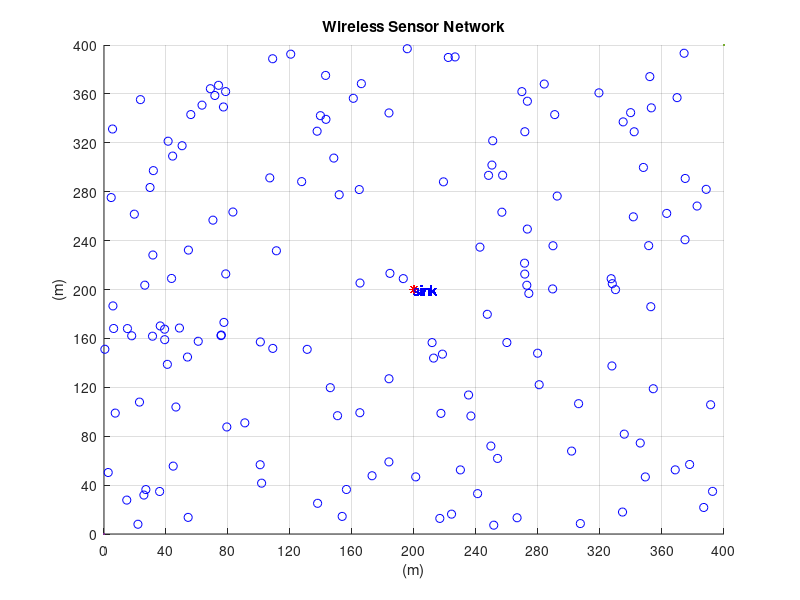

MATLAB code to generate this figure:
close all;
clear;
clc;
dfile='random_deployment.txt';
if exist(dfile,'file')
    delete(dfile);
end
diary (dfile)
diary on
%%%%%%%%%%%%%%%%%%%% Network Establishment Parameters %%%%%%%%%%%%%%%%%%%%
% Field Dimensions in meters %
%Reading network parameters from the config text file
fid = fopen('config.txt');
C = textscan(fid, '%[^= ]%*[= ]%f', 'CommentStyle', '%');
fclose(fid);
xm = C{2}(strcmp(C{1}, 'xm')); %length of the network field in x-axis
ym = C{2}(strcmp(C{1}, 'ym')); %length of the network field in y-axis
r = C{2}(strcmp(C{1}, 'r')); %transmission radius of sensor nodes
nd = C{2}(strcmp(C{1}, 'nd')); % node density of network region
packets = C{2}(strcmp(C{1}, 'packets')); %number of packets to be transmitted by the source node
%Parameter settings%
x=0;
y=0; % added for better display results of the plot
% threshold distance  %
d0=87;
%number of nodes%
n=xm*xm*nd;
% Coordinates of the Sink (location is predetermined in this simulation) %
sinkx=xm/2;
sinky=ym/2;

%%% Energy Values %%%
% Initial Energy of a Node (in Joules) % 
Eo=0.5; % units in Joules
% Energy required to run circuity (both for transmitter and receiver) %
Eelec=50*10^(-9); % units in Joules/bit
Efs=10*10^(-12);
% Transmit Amplifier Types %
Eamp=0.0013*10^(-12); % units in Joules/bit/m^2 (amount of energy spent by the amplifier to transmit the bits)
%average energy consumption
aec=0;
% Size of data package %
b=1024; % units in bits
% Suggested percentage of cluster head %
p=0.05; % a 5 percent of the total amount of nodes used in the network is proposed to give good results 
%%%%%%%%%%%%%%%%%%%%%%%%%%% End of Parameters %%%%%%%%%%%%%%%%%%%%%%%%%%%%
fprintf ( '\n Value for x-axis is %d', xm);
fprintf ( '\n Value for y-axis is:  %d', ym);
fprintf ( '\n The grid size is:  %d', r);
fprintf ( '\n The network density is:  %d', nd);
            %%% Creation of the Wireless Sensor Network %%%
% Plotting the WSN %
for i=1:n
    SN(i).id=i;	% sensor's ID number
    SN(i).x=rand(1,1)*xm;	% X-axis coordinates of sensor node
    SN(i).y=rand(1,1)*ym;	% Y-axis coordinates of sensor node
    SN(i).E=Eo;     % nodes energy levels (initially set to be equal to "Eo"
    SN(i).role=0;   % node acts as normal if the value is '0', if elected as a cluster head it  gets the value '1' (initially all nodes are normal)
    SN(i).cluster=0;	% the cluster which a node belongs to
    SN(i).cond=1;	% States the current condition of the node. when the node is operational its value is =1 and when dead =0
    SN(i).rop=0;	% number of rounds node was operational
    SN(i).rleft=0;  % rounds left for node to become available for Cluster Head election
    SN(i).dtch=0;	% nodes distance from the cluster head of the cluster in which he belongs
    SN(i).dts=0;    % nodes distance from the sink
    SN(i).tel=0;	% states how   many times the node was elected as a Cluster Head
    SN(i).rn=0;     % round node got elected as cluster head
    SN(i).chid=0;   % node ID of the cluster head which the "i" normal node belongs to
    SN(i).packets=60; %maximum number of packets that can be sent in the transmission
    SN(i).cttrsmn=0; %counter for transmission is for counting how many times the node is selected for transmission
    hold on;
    figure(1)
    plot(x,y,xm,ym,SN(i).x,SN(i).y,'ob',sinkx,sinky,'*r');
    text(sinkx, sinky,'sink', 'Color','b');
    title 'Wireless Sensor Network';
    xlabel '(m)';
    ylabel '(m)';
    grid on
    xd=40;
  tickvalues= min(x):xd:max(xm);
    set(gca, 'XTick',tickvalues);
    yd=40;
    tickValues2 = min(y):yd:max(ym);
    set(gca,'YTick',tickValues2); 
end
saveas(gcf,'randomdeployment.jpg');
xvector = 0:r:xm;
yvector = 0:r:ym;
k=r;
for i=1:n
    
    fprintf('\n for node=%d', i);
    point= [ SN(i).x,SN(i).y];
fprintf( '\n coordinates are= %d, %d ', SN(i).x, SN(i).y);
x_grid = find( xvector <= point(1), 1, 'last');
y_grid = find(yvector<= point(2), 1, 'last');
x_grid=(x_grid*k)-k;
y_grid=(y_grid*k);

SN(i).x_grid = [x_grid x_grid+k];
SN(i).y_grid = [y_grid y_grid-k];
 SN(i).upgrid= [x_grid  y_grid ];
 SN(i).lpgrid = [x_grid+k y_grid-k];
fprintf('Grid value:(%d, %d),(%d, %d) ', SN(i).x_grid(1), SN(i).y_grid(1),SN(i).x_grid(2), SN(i).y_grid(2));
end
nofrings= sinkx/k;
fprintf('\n No. of rings=%d', nofrings);
totalcells=0;total=0;
for i=1:nofrings
    R(i).no=i;
    upx=sinkx-(k*i);
    upy= sinky+(k*i);
    R(i).up=[upx, upy];
    lpx=sinkx+(k*i);
    lpy=sinky-(k*i);
    R(i).lp=[lpx ,lpy];
   fprintf('\n \n');
    fprintf('\n For %dth ring',R(i).no);
    fprintf('\n Upper coordinates are= %d, %d', R(i).up(1),R(i).up(2));
    fprintf('\n Lower coordinates are= %d ,%d', R(i).lp(1),R(i).lp(2));
    R(i).nocx= (lpx-upx)/k;            % no.of cells along x axis
    R(i).nocy= (upy-lpy)/k;            %no. of cells along y axis
    R(i).tcells= R(i).nocx*R(i).nocy;     %to calculate total cells within that specified upper and lower coords
   if i==1
    R(i).totalcells= R(i).tcells;  
   else 
       R(i).totalcells= R(i).tcells-R(i-1).tcells;  % to calculate total cells within that ring leaving out the cells in inner ring
   end
       
    fprintf('\n no. of cells= %d', R(i).totalcells);
t=1;
    
    %%%%%%%%%%%%%%%%%%%%%%%%%%%%%%%%%%%%%%%%%%%%%%%%%%%%%%%%%%%%
    %%%%%%%%%%%  finding cells within each ring along with their coords
    %%%%%%%%%%   C is a struct containing the cords of each cell in their
    %%%%%%%%%%   specific ring.
    fprintf(' \n The cells along with their upper and lower coordinates are: \n'); 
    
    for t=1: R(i).totalcells   %for  each cell inside the ring
        if(t==1)
            cux1=R(i).up(1);
            cuy1=R(i).up(2);
            R(i).C(t).up= [cux1 cuy1];
            clx2= R(i).up(1)+k;
            cly2= R(i).up(2)-k;
            R(i).C(t).lp=[clx2 cly2];
            R(i).C(t).cno=1;
            
        elseif (clx2< R(i).lp(1)) && (cuy1==R(i).up(2))
                 cux1=R(i).C(t-1).up(1)+k;
                cuy1=R(i).C(t-1).up(2);
                R(i).C(t).up= [cux1 cuy1];
                clx2= R(i).C(t-1).lp(1)+k;
                cly2= R(i).C(t-1).lp(2);
                 R(i).C(t).lp=[clx2 cly2];
                 R(i).C(t).cno=R(i).C(t-1).cno+1;
        elseif (cly2> R(i).lp(2)) && (clx2==R(i).lp(1))
                 cux1=R(i).C(t-1).up(1);
                cuy1=R(i).C(t-1).up(2)-k;
                R(i).C(t).up= [cux1 cuy1];
                clx2= R(i).C(t-1).lp(1);
                cly2= R(i).C(t-1).lp(2)-k;
                 R(i).C(t).lp=[clx2 cly2];
                 R(i).C(t).cno=R(i).C(t-1).cno+1;
        elseif (cux1 > R(i).up(1)) && (cly2==R(i).lp(2))
               cux1=R(i).C(t-1).up(1)-k;
                cuy1=R(i).C(t-1).up(2);
                R(i).C(t).up= [cux1 cuy1];
                clx2= R(i).C(t-1).lp(1)-k;
                cly2= R(i).C(t-1).lp(2);
                 R(i).C(t).lp=[clx2 cly2];
                 R(i).C(t).cno=R(i).C(t-1).cno+1;
         else
                 cux1=R(i).C(t-1).up(1);
                cuy1=R(i).C(t-1).up(2)+k;
                R(i).C(t).up= [cux1 cuy1];
                clx2= R(i).C(t-1).lp(1);
                cly2= R(i).C(t-1).lp(2)+k;
                 R(i).C(t).lp=[clx2 cly2];
                 R(i).C(t).cno=R(i).C(t-1).cno+1;
        end
        fprintf('  %dth:(%d, %d)  & (%d,%d),',R(i).C(t).cno, R(i).C(t).up(1),R(i).C(t).up(2),R(i).C(t).lp(1), R(i).C(t).lp(2));
          %%%%%%%%%to calculate the nodes within each cell%%%%%%%%%%%%%%% 
        nod=0;           %to count number of nodes inside each cell
        R(i).C(t).nodeloc=[];R(i).C(t).nodeid=[];
      for  s=1:n 
          if (SN(s).x>=R(i).C(t).up(1)) && (SN(s).x<=R(i).C(t).lp(1)) && (SN(s).y<=R(i).C(t).up(2)) && (SN(s).y>=R(i).C(t).lp(2))
          nod=nod+1; 
           R(i).C(t).nodeloc=[ R(i).C(t).nodeloc SN(s).x  SN(s).y]; % R is a struct and nodeloc stores the location of each node  within the ring 
            R(i).C(t).nodeid= [ R(i).C(t).nodeid SN(s).id];
       
          end
          R(i).C(t).nodes=nod;
      end
    end
    %%%%%%%%%%%%%%%%%%%%%%%%%%%%%%%%%%%%%%%%%%%%%%%%%%%%%%%%%%%%%%%%%%%
    %%%%%%%%%%%%%%%%%%%%%%%%%%%%%%%%%%%%%%%%%%%%%%%%%%%%%%%%%%%%%%%%%%%
    %%%calculating number of nodes within each ring and their location
    
    R(i).nodeloc=[];R(i).nodeid=[];
    count=0; %to calculate the no. of nodes within a ring
        for j=1:n                    %loop to find out nodes inside the ring
        if(i==1)
            if(SN(j).x>=R(i).up(1) & SN(j).x<=R(i).lp(1) & SN(j).y <=R(i).up(2) & SN(j).y>=R(i).lp(2))
            count=count+1;
             SN(j).rno=i;
            R(i).nodeloc=[R(i).nodeloc SN(j).x  SN(j).y]; % R is a struct and nodeloc stores the location of each node  within the ring 
            R(i).nodeid= [R(i).nodeid SN(j).id];  
%             fprintf('%dth:(%d, %d) , ', SN(j).id, R(count).nodeloc(1), R(count).nodeloc(2));
            end
        else
           if((SN(j).x>R(i).up(1) && SN(j).x<R(i).lp(1) & SN(j).y <R(i).up(2) & SN(j).y>R(i).lp(2)) & ~(SN(j).x>R(i-1).up(1) & SN(j).x<R(i-1).lp(1) & SN(j).y <R(i-1).up(2) & SN(j).y>R(i-1).lp(2)))
             count=count+1;
              SN(j).rno=i;
              R(i).nodeloc=[R(i).nodeloc SN(j).x  SN(j).y];
                R(i).nodeid= [R(i).nodeid SN(j).id];
%               fprintf('%dth :(%d, %d) ', SN(j).id, R(count).nodeloc(1), R(count).nodeloc(2));
           end
          
        end     
        end
    R(i).ct=count;         %calculate no. of nodes within each ring
    fprintf('\n total no. of nodes in this ring is %d  ', R(i).ct);
    total=R(i).ct+total;
    fprintf('\n the nodes in this ring with id and loc are :\n' );
    for cn=1:count
            fprintf('%dth:(%d, %d) , ', R(i).nodeid(cn), R(i).nodeloc(cn), R(i).nodeloc(cn+1));
    end
    
    %%%%%%%%%%%%%%%%%%%%%%%%%%%%%%%%%%%%%%%%%%%%%%%%%%%%%%%%%%%%%%%%%%%%%%
%%%%%%%finding neighbor nodes of each cell in each ring
%%%%%%%%%%%%%%%%%%%%%%%%%%%%%%%%%%%%%%%%%%%%%%%%%%%%%%%%%%%%%%%%%%%%
     maxn=8; 
      for j=1: R(i).totalcells
       ncno=0;
     fprintf('\n for cell %d the neighbor cells are: ', R(i).C(j).cno);
      for nn=1: maxn
              if (nn==1)
                  ncupx= R(i).C(j).up(1)-k;
                  ncupy=R(i).C(j).up(2)+k;
                 R(i).C(j).NC(nn).up=[ncupx ncupy];
                  nclpx=R(i).C(j).up(1);
                  nclpy=R(i).C(j).up(2);
                   R(i).C(j).NC(nn).lp=[nclpx  nclpy];
                    R(i).C(j).NC(nn).ncno=ncno+1;
                  
              elseif (ncupx<(R(i).C(j).up(1)+k)) && (nclpy==R(i).C(j).up(2))
                  ncupx= R(i).C(j).NC(nn-1).up(1)+k;
                  ncupy=  R(i).C(j).NC(nn-1).up(2);
                   R(i).C(j).NC(nn).up= [ncupx ncupy];
                  nclpx=  R(i).C(j).NC(nn-1).lp(1)+k;
                  nclpy= R(i).C(j).NC(nn-1).lp(2);
                   R(i).C(j).NC(nn).lp=[nclpx nclpy];
                   R(i).C(j).NC(nn).ncno= R(i).C(j).NC(nn-1).ncno+1;
                  
              elseif(nclpy > (R(i).C(j).lp(2)-k ) && (nclpx== (R(i).C(j).lp(1)+k)))
                  ncupx= R(i).C(j).NC(nn-1).up(1);
                  ncupy=  R(i).C(j).NC(nn-1).up(2)-k;
                   R(i).C(j).NC(nn).up= [ncupx ncupy];
                  nclpx= R(i). C(j).NC(nn-1).lp(1);
                  nclpy= R(i).C(j).NC(nn-1).lp(2)-k;
                   R(i).C(j).NC(nn).lp=[nclpx nclpy];
                   R(i).C(j).NC(nn).ncno=R(i).C(j).NC(nn-1).ncno+1;
                  
              elseif (ncupx>(R(i).C(j).up(1)-k))
                   ncupx=R(i). C(j).NC(nn-1).up(1)-k;
                  ncupy=  R(i).C(j).NC(nn-1).up(2);
                   R(i).C(j).NC(nn).up= [ncupx ncupy];
                  nclpx= R(i). C(j).NC(nn-1).lp(1)-k;
                  nclpy= R(i).C(j).NC(nn-1).lp(2);
                   R(i).C(j).NC(nn).lp=[nclpx nclpy];
                   R(i).C(j).NC(nn).ncno=R(i).C(j).NC(nn-1).ncno+1;
                  
              else
                  ncupx= R(i).C(j).NC(nn-1).up(1);
                  ncupy=  R(i).C(j).NC(nn-1).up(2)+k;
                   R(i).C(j).NC(nn).up= [ncupx ncupy];
                  nclpx=  R(i).C(j).NC(nn-1).lp(1);
                  nclpy= R(i).C(j).NC(nn-1).lp(2)+k;
                   R(i).C(j).NC(nn).lp=[nclpx nclpy];
                   R(i).C(j).NC(nn).ncno=R(i).C(j).NC(nn-1).ncno+1;
              end
              fprintf('(%d, %d)(%d, %d)&',  R(i).C(j). NC(nn).up(1),  R(i).C(j).NC(nn).up(2) ,  R(i).C(j). NC(nn).lp(1),   R(i).C(j).NC(nn).lp(2)); 
%               %%%%%%%%%%%%%%%%%%%%%%%%%%%%%%%%%%%%%%%%%%%%%%%%%%%%%%%%%%%%%%%%%%%%
%       %%%%%%%%%%%%%%%%%%%to find nodes  present in the neighbor cells%%%%%%%
%       %%%%%%%%%%%%%%%%%%%%%%%%%%%%%%%%%%%%%%%%%%%%%%%%%%%%%%%%%%%%%%%%%%%%
%       for ss=1:n
%           if (R(i).C(j).NC(nn).up(1)==SN(ss).upgrid(1)) & (R(i).C(j).NC(nn).up(2)==SN(ss).upgrid(2))
%               R(i).C(j).NC(nn).nodeid =SN(ss).id; 
%           else
%               R(i).C(j).NC(nn).nodeid =0;
%           end
%       end
      end
      end
end
 %%%%for each ring find the clusterhead in each cell
 clheads=0;
    for r=1:nofrings  %for each ring
        for c=1:R(r).totalcells  %for each cell in ring
            if (R(r).C(c).nodes >1)
                R(r).C(c).chead=R(r).C(c).nodeid(1);
                for no=2:R(r).C(c).nodes   %for comparing nodes present in cell
                    if (SN(R(r).C(c).nodeid(no)).E) > (SN(R(r).C(c).chead).E)
                            R(r).C(c).chead=R(r).C(c).nodeid(no);  
                    else if (SN(R(r).C(c).nodeid(no)).E) < (SN(R(r).C(c).chead).E)
                             R(r).C(c).chead=R(r).C(c).chead;    
                        else 
                            R(r).C(c).chead=R(r).C(c).nodeid(no);      
                        end
                    end
                end
                clheads=clheads+1;
                SN(R(r).C(c).chead).role=1;
            elseif (R(r).C(c).nodes ==1)  %if there is only one node, that will be the clhead
              R(r).C(c).chead=R(r).C(c).nodeid(1); 
              clheads=clheads+1;
              SN(R(r).C(c).nodeid(1)).role=1;
            else 
                R(r).C(c).chead=0; 
            end
        end
        
    end
    
   %%%%%%%%%%%%%%%%%to find the clusterhead in each neighboring node%%%%
     for i=1:nofrings
      for j=1: R(i).totalcells
      for nn=1:maxn
      if (i~=nofrings)
          for u=1:R(i+1).totalcells
              if ((R(i).C(j). NC(nn).up(1)== R(i+1).C(u).up(1)) & (R(i).C(j). NC(nn).up(2)== R(i+1).C(u).up(2)))
                 R(i).C(j).NC(nn).nodeid= R(i+1).C(u).nodeid;
                 R(i).C(j).NC(nn).nodes= R(i+1).C(u).nodes;
                  R(i).C(j).NC(nn).chead= R(i+1).C(u).chead;
                   R(i).C(j).NC(nn).rno=i+1;
                    R(i).C(j).NC(nn).cno= R(i+1).C(u).cno;
              end
          end
      end
      for v=1:R(i).totalcells
          if ((R(i).C(j). NC(nn).up(1)== R(i).C(v).up(1)) & (R(i).C(j). NC(nn).up(2)== R(i).C(v).up(2)))
              R(i).C(j).NC(nn).nodeid= R(i).C(v).nodeid;
              R(i).C(j).NC(nn).nodes= R(i).C(v).nodes;
              R(i).C(j).NC(nn).chead= R(i).C(v).chead;
                  R(i).C(j).NC(nn).rno=i;
                  R(i).C(j).NC(nn).cno= R(i).C(v).cno;
          end
      end
      if (i~=1)
      for z=1:R(i-1).totalcells
          if ((R(i).C(j). NC(nn).up(1)== R(i-1).C(z).up(1)) & (R(i).C(j). NC(nn).up(2)== R(i-1).C(z).up(2)))
              R(i).C(j).NC(nn).nodeid= R(i-1).C(z).nodeid;
              R(i).C(j).NC(nn).nodes= R(i-1).C(z).nodes;
              R(i).C(j).NC(nn).chead= R(i-1).C(z).chead;
                  R(i).C(j).NC(nn).rno=i-1;
                  R(i).C(j).NC(nn).cno= R(i-1).C(z).cno;
          end
      end
      end
      end 
    if i==nofrings
          for nk=1:maxn
           t= isempty(R(i).C(j).NC(nk).chead);
           if t==1
                R(i).C(j).NC(nk).nodes=0;
               R(i).C(j).NC(nk).nodeid=0;
               R(i).C(j).NC(nk).chead=0;
               R(i).C(j).NC(nk).rno=0;
               R(i).C(j).NC(nk).cno=0;
           end
          end
    end
      end
     end

fprintf('\n total no. of nodes %d \n', total);
diary off
